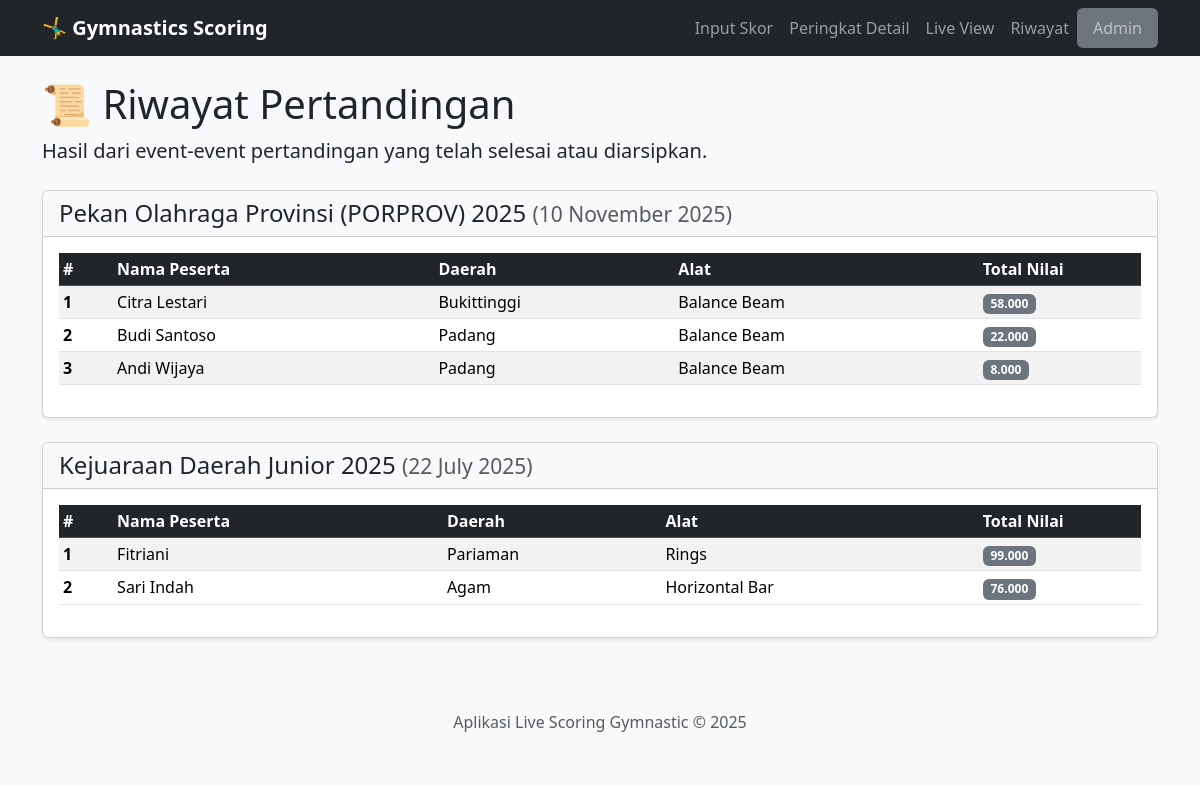
Before: /history with the older database file.
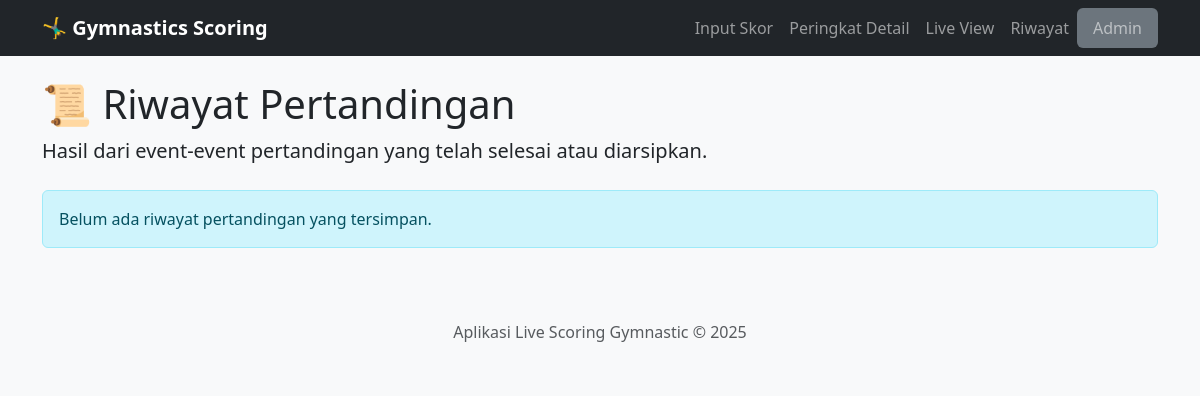
After: the same page with the newer database file.
### app.py (models this page shows)
class Event(db.Model):
    id = db.Column(db.Integer, primary_key=True)
    nama = db.Column(db.String(200), nullable=False)
    tanggal = db.Column(db.Date, nullable=False)
    is_active = db.Column(db.Boolean, default=False, nullable=False)

class Skor(db.Model):
    id = db.Column(db.Integer, primary_key=True)
    event_id = db.Column(db.Integer, db.ForeignKey('event.id'), nullable=False)
    peserta_id = db.Column(db.Integer, db.ForeignKey('peserta.id'), nullable=False)
    alat_id = db.Column(db.Integer, db.ForeignKey('alat.id'), nullable=False)
    nilai_d = db.Column(db.Float, nullable=False, default=0.0)
    nilai_e = db.Column(db.Float, nullable=False, default=0.0)
    nilai_a = db.Column(db.Float, nullable=False, default=0.0)
    penalti = db.Column(db.Float, nullable=False, default=0.0)
    total_nilai = db.Column(db.Float, nullable=False, default=0.0)
    sesi_pertandingan = db.Column(db.String(100), default="current")
    event = db.relationship('Event', backref=db.backref('skor', lazy=True, cascade="all, delete"))
    peserta = db.relationship('Peserta', backref=db.backref('skor', lazy=True, cascade="all, delete"))
    alat = db.relationship('Alat')

class Peserta(db.Model):
    id = db.Column(db.Integer, primary_key=True)
    nama = db.Column(db.String(150), nullable=False)
    event_id = db.Column(db.Integer, db.ForeignKey('event.id'), nullable=False)
    daerah_id = db.Column(db.Integer, db.ForeignKey('daerah.id'), nullable=False)
    kategori_id = db.Column(db.Integer, db.ForeignKey('kategori.id'), nullable=False)
    grup_id = db.Column(db.Integer, db.ForeignKey('grup.id'), nullable=False)
    event = db.relationship('Event', backref=db.backref('peserta', lazy=True, cascade="all, delete"))
    daerah = db.relationship('Daerah', backref=db.backref('peserta', lazy=True))
    kategori = db.relationship('Kategori', backref=db.backref('peserta', lazy=True))
    grup = db.relationship('Grup', backref=db.backref('peserta', lazy=True))
    __table_args__ = {'extend_existing': True}

class Daerah(db.Model):
    id = db.Column(db.Integer, primary_key=True)
    nama = db.Column(db.String(100), unique=True, nullable=False)

class Alat(db.Model):
    id = db.Column(db.Integer, primary_key=True)
    nama = db.Column(db.String(100), unique=True, nullable=False)

### app.py (the view)
@app.route('/history')
def riwayat():
    events = Event.query.order_by(Event.tanggal.desc()).all()
    riwayat_skor = {event: Skor.query.filter_by(event_id=event.id).order_by(Skor.total_nilai.desc()).all() for event in events if Skor.query.filter_by(event_id=event.id).first()}
    return render_template('riwayat.html', riwayat=riwayat_skor)

### templates/riwayat.html (shortened to what this page needs)
{% extends 'layout.html' %}
{% block content %}
<div class="mb-4">
    <h1>📜 Riwayat Pertandingan</h1>
    <p class="lead">Hasil dari event-event pertandingan yang telah selesai atau diarsipkan.</p>
</div>
{% for event, scores in riwayat.items() %}
    <div class="card shadow-sm mb-4">
        <div class="card-header bg-light">
            <h4 class="mb-0">{{ event.nama }} <small class="text-muted">({{ event.tanggal.strftime('%d %B %Y') }})</small></h4>
        </div>
        <div class="card-body">
            <div class="table-responsive">
                <table class="table table-sm table-striped table-hover">
                    <thead class="table-dark">
                        <tr>
                            <th style="width: 5%;">#</th>
                            <th>Nama Peserta</th>
                            <th>Daerah</th>
                            <th>Alat</th>
                            <th style="width: 15%;">Total Nilai</th>
                        </tr>
                    </thead>
                    <tbody>
                        {% for skor in scores %}
                        <tr>
                            <td><strong>{{ loop.index }}</strong></td>
                            <td>
                                <a href="{{ url_for('profil_peserta', peserta_id=skor.peserta.id) }}" class="participant-link">
                                    {{ skor.peserta.nama }}
                                </a>
                            </td>
                            <td>{{ skor.peserta.daerah.nama }}</td>
                            <td>{{ skor.alat.nama }}</td>
                            <td><span class="badge bg-secondary">{{ "%.3f"|format(skor.total_nilai) }}</span></td>
                        </tr>
                        {% endfor %}
                    </tbody>
                </table>
            </div>
        </div>
    </div>
{% else %}
    <div class="alert alert-info">Belum ada riwayat pertandingan yang tersimpan.</div>
{% endfor %}
{% endblock %}

Changed rows visible on the page:
no longer on this page (row unchanged): Event: nama "Pekan Olahraga Provinsi (PORPROV) 2025", tanggal "10 November 2025"
removed Skor: peserta.nama "Citra Lestari", peserta.daerah.nama "Bukittinggi", alat.nama "Balance Beam", total_nilai "58.000", shown under "Pekan Olahraga Provinsi (PORPROV) 2025"
removed Skor: peserta.nama "Budi Santoso", peserta.daerah.nama "Padang", alat.nama "Balance Beam", total_nilai "22.000", shown under "Pekan Olahraga Provinsi (PORPROV) 2025"
removed Skor: peserta.nama "Andi Wijaya", peserta.daerah.nama "Padang", alat.nama "Balance Beam", total_nilai "8.000", shown under "Pekan Olahraga Provinsi (PORPROV) 2025"
no longer on this page (row edited): Event: nama "Kejuaraan Daerah Junior 2025", tanggal "22 July 2025"
removed Skor: peserta.nama "Fitriani", peserta.daerah.nama "Pariaman", alat.nama "Rings", total_nilai "99.000", shown under "Kejuaraan Daerah Junior 2025"
removed Skor: peserta.nama "Sari Indah", peserta.daerah.nama "Agam", alat.nama "Horizontal Bar", total_nilai "76.000", shown under "Kejuaraan Daerah Junior 2025"
Other visible differences:
text now shown: "Belum ada riwayat pertandingan yang tersimpan."
